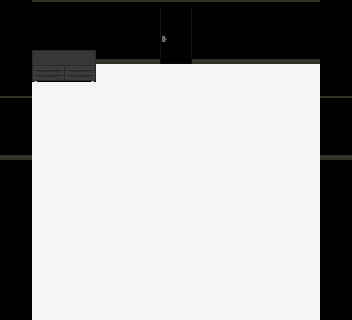

Tiled map render using the project's own tile images. Description and the whole map definition, tile-layer contents included, below:
An orthogonal 11x10 tile map with 32x32 px tiles, 3 tile layers (layer0, layer2, layer3), 1 hidden layer not drawn, 2 tilesets.

<map version="1.10" tiledversion="1.10.0" orientation="orthogonal" renderorder="right-down" width="11" height="10" tilewidth="32" tileheight="32" infinite="0" nextlayerid="5" nextobjectid="1">
 <tileset firstgid="1" source="res/add_more.tsx" />
 <tileset firstgid="513" source="res/room-01-udx.tsx" />
 <layer id="4" name="layer0" width="11" height="10">
  <data encoding="csv">
0,0,0,0,0,0,0,0,0,0,0,
0,0,0,0,0,0,0,0,0,0,0,
0,312,312,312,312,312,312,312,312,312,0,
0,312,312,312,312,312,312,312,312,312,0,
0,312,312,312,312,312,312,312,312,312,0,
0,312,312,312,312,312,312,312,312,312,0,
0,312,312,312,312,312,312,312,312,312,0,
0,312,312,312,312,312,312,312,312,312,0,
0,312,312,312,312,312,312,312,312,312,0,
0,312,312,312,312,312,312,312,312,312,0
</data>
 </layer>
 <layer id="1" name="layer1" width="11" height="10" visible="0" locked="1">
  <data encoding="csv">
28,43,43,43,43,43,43,43,43,43,28,
28,43,43,43,43,43,43,43,43,43,28,
28,77,78,77,78,77,78,77,78,78,28,
43,77,78,77,78,77,78,77,78,78,43,
43,77,78,65,66,66,66,67,78,78,43,
78,77,78,81,82,82,82,83,78,78,77,
28,77,78,81,82,82,82,83,78,78,28,
28,77,78,97,98,98,98,99,78,78,28,
28,77,78,77,78,77,78,77,78,78,28,
28,77,78,77,78,77,78,77,78,78,28
</data>
 </layer>
 <layer id="2" name="layer2" width="11" height="10" locked="1">
  <data encoding="csv">
0,11,11,11,11,11,11,11,11,11,0,
0,27,27,27,27,27,27,27,27,27,0,
0,0,0,0,0,0,0,0,0,0,0,
11,0,0,0,0,0,0,0,0,0,11,
27,0,0,0,0,0,0,0,0,0,27,
0,0,0,0,0,0,0,0,0,0,0,
0,0,0,0,0,0,0,0,0,0,0,
0,0,0,0,0,0,0,0,0,0,0,
0,0,0,0,0,0,0,0,0,0,0,
0,0,0,0,0,0,0,0,0,0,0
</data>
 </layer>
 <layer id="3" name="layer3" width="11" height="10" locked="1">
  <data encoding="csv">
0,0,0,0,0,9,0,0,0,0,0,
0,1586,1587,0,0,25,0,0,0,0,0,
0,1594,1595,0,0,0,0,0,0,0,0,
0,0,0,0,0,0,0,0,0,0,0,
0,0,0,0,0,0,0,0,0,0,0,
0,0,0,0,0,0,0,0,0,0,0,
0,0,0,0,0,0,0,0,0,0,0,
0,0,0,0,0,0,0,0,0,0,0,
0,0,0,0,0,0,0,0,0,0,0,
0,0,0,0,0,0,0,0,0,0,0
</data>
 </layer>
</map>
